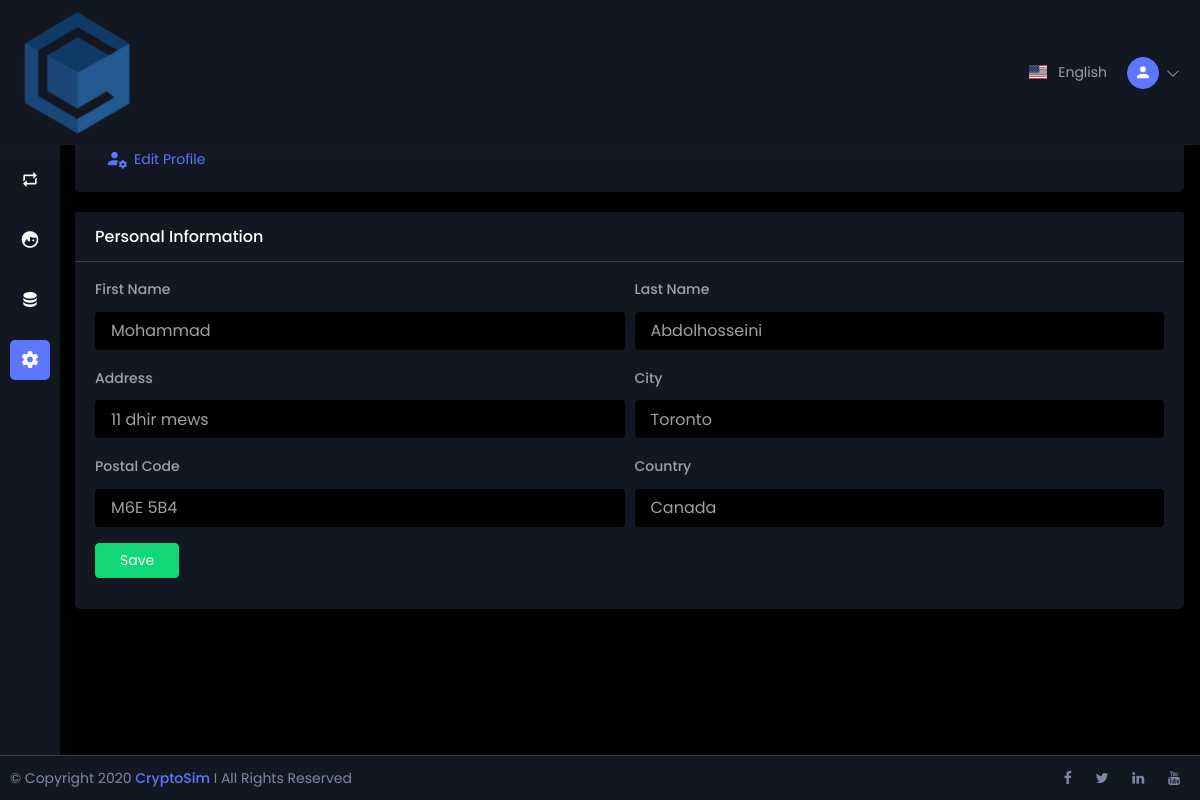
The app's page /dashboard/account/settings (signed in), older data.
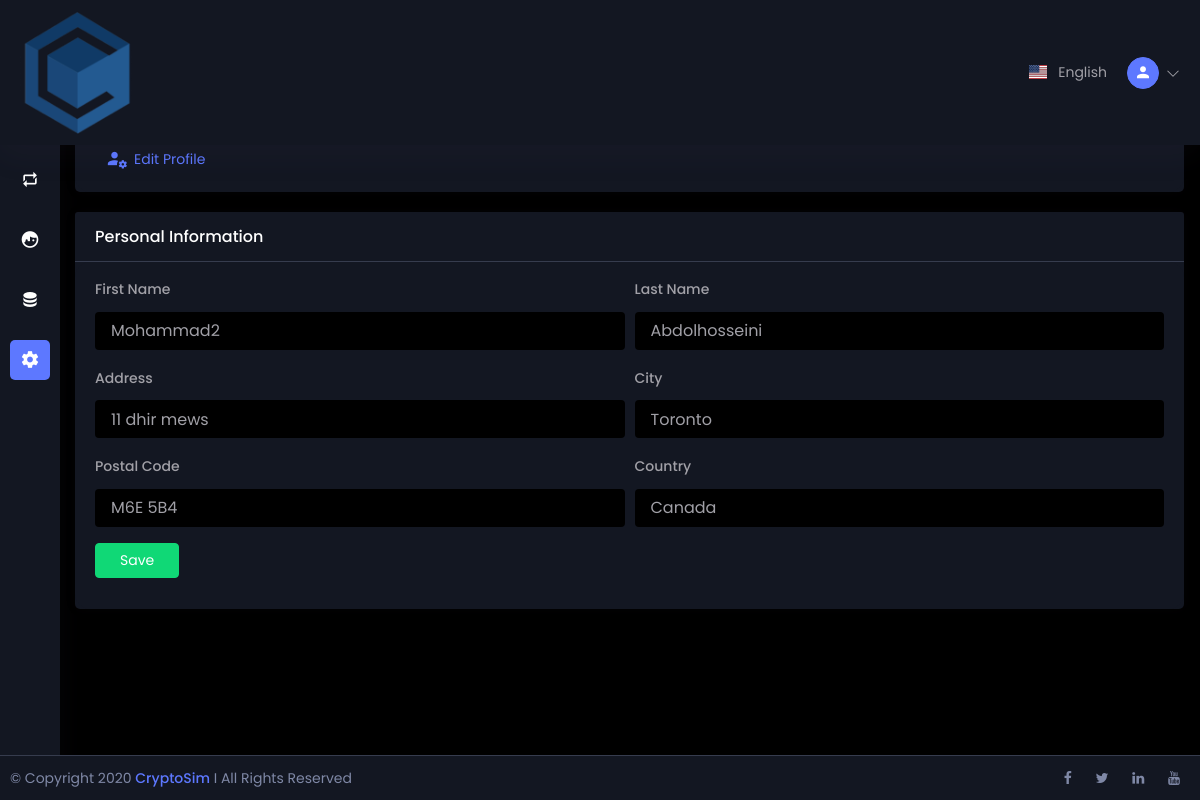
The same page, newer data.
### home/models.py (models this page shows, shortened)
class Profile(models.Model):
    user = models.OneToOneField(User, on_delete=models.CASCADE)
    first_name = models.CharField(max_length=100, blank=True)
    last_name = models.CharField(max_length=100, blank=True)
    email = models.EmailField(max_length=150)
    postal_code = models.CharField(max_length=100, blank=True)
    address = models.CharField(max_length=120, blank=True)
    city = models.CharField(max_length=100, blank=True)
    country = models.CharField(max_length=100, blank=True)
    dob = models.DateField(blank=True, null=True)
    beginner = models.BooleanField(default=False)
    professional = models.BooleanField(default=False)
    signup_confirmation = models.BooleanField(default=False)

### home/views.py (the view, shortened to what this page needs)
# urls.py: path("dashboard/account/settings", views.setting, name="setting"),
@login_required
def setting(request):
    profile = get_user(request)
    context = {
        'first_name': profile.first_name,
        'last_name': profile.last_name,
        'email': profile.email,
        'city': profile.city,
        'address': profile.address,
        'dob': profile.dob,
        'country': profile.country,
        'postal_code': profile.postal_code,
    }
    return render(request, 'settings.html', context)

### home/views.py (called while the page is built)
def get_user(request):
    profile = Profile.objects.get(id = request.user.id)
    return profile

### templates/settings.html (shortened to what the changed rows need)
{% load static%}
<!DOCTYPE html>
<html lang="en">
    {% include "components/dashboard-head.html" %}
<body>
        <div class="content-body">
            <div class="container">
                <div class="row">
                    <div class="col-xl-12">
                        <div class="row">
                            <div class="col-xl-12">
                                <div class="card">
                                    <div class="card-body">
                                        <form method="post" name="myform" class="personal_validate">
                                            <div class="form-row">
                                                <div class="form-group col-xl-6 col-md-6">
                                                    <label class="mr-sm-2">First Name</label>
                                                    <input type="text" class="form-control" value="{{first_name}}"
                                                        name="first_name">
                                                </div>
                                                <div class="form-group col-xl-6 col-md-6">
                                                    <label class="mr-sm-2">Last Name</label>
                                                    <input type="text" class="form-control" value="{{last_name}}"
                                                         name="last_name">
                                                </div>
                                                <div class="form-group col-xl-6 col-md-6">
                                                    <label class="mr-sm-2">Address</label>
                                                    <input type="text" class="form-control"
                                                    value="{{address}}" name="address">
                                                </div>
                                                <div class="form-group col-xl-6 col-md-6">
                                                    <label class="mr-sm-2">City</label>
                                                    <input type="text" class="form-control" value="{{city|default_if_none:''}}"
                                                        name="city">
                                                </div>
                                                <div class="form-group col-xl-6 col-md-6">
                                                    <label class="mr-sm-2">Postal Code</label>
                                                    <input type="text" class="form-control" value="{{postal_code|default_if_none:''}}"
                                                        name="postal_code">
                                                </div>
                                                <div class="form-group col-xl-6 col-md-6">
                                                    <label class="mr-sm-2">Country</label>
                                                    <input type="text" class="form-control" value="{{country|default_if_none:''}}"
                                                        name="country">
                                                </div>
                                            </div>
                                        </form>
                                    </div>
                                </div>
                            </div>
                        </div>
                    </div>
                </div>
            </div>
        </div>
</body>
</html>

Row changes from the older to the newer data that the page shows:
changed Profile "Abdolhosseini": first_name "Mohammad" → "Mohammad2"
